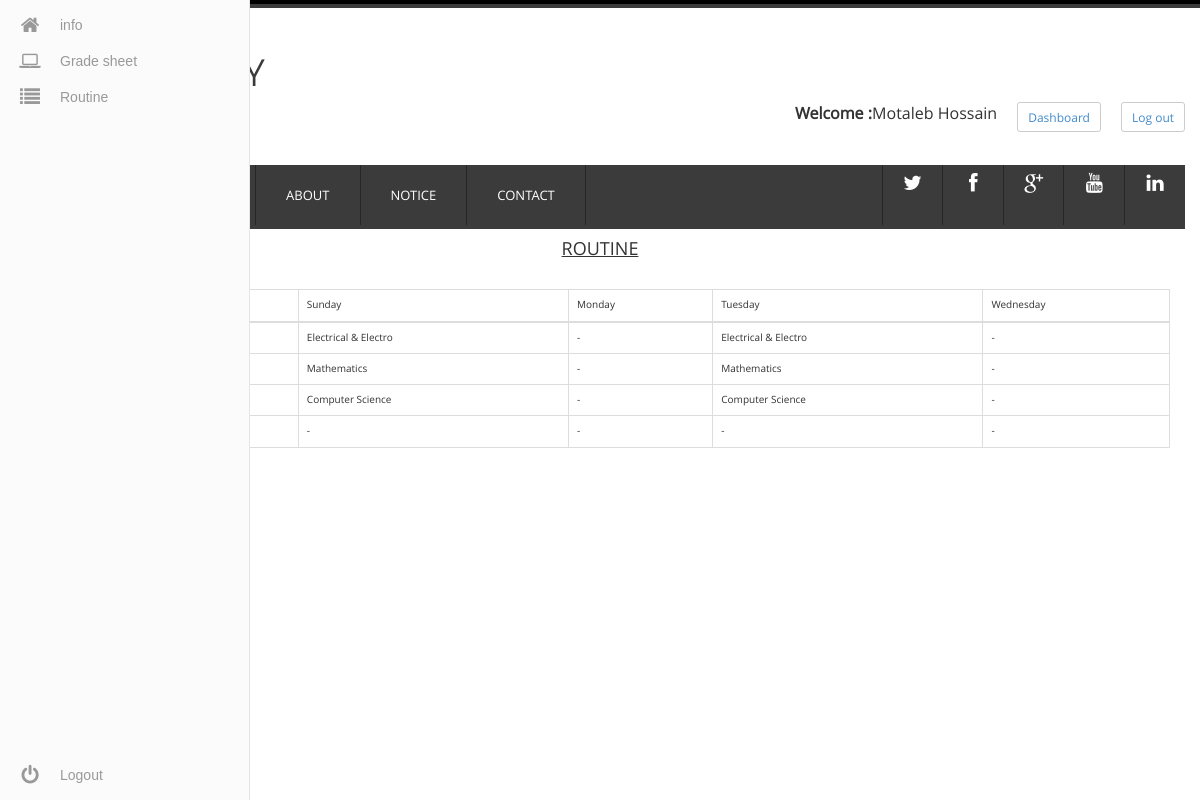
Screenshot of /includes/routine-std.php?stdid=10 (signed in) with the database file from the repository.
### tables this page shows
CREATE TABLE `routine` (
  `std_id` int(11) NOT NULL,
  `sub` varchar(20) NOT NULL,
  `day` varchar(20) NOT NULL,
  `time` varchar(20) NOT NULL
);

### includes/routine-std.php (the view)
<?php
include_once 'database.php';
include_once 'headerInside.php';
$id = $_REQUEST['stdid'];
$id = $id;
include_once 'sidebar.php';
     $t11='-'; $t12='-'; $t21='-'; $t22='-'; $t31='-'; $t32='-'; $t41='-'; $t42='-';
              $query = "SELECT * FROM routine WHERE std_id = $id";
                $run = mysqli_query($conn,$query);
                while($rslt= mysqli_fetch_assoc($run)){
                    if ($rslt['day']==='sun')
                    {
                        if($rslt['time']==='9am'){ $t11 = $rslt['sub']; }
                        else if($rslt['time']==='11am'){ $t21 = $rslt['sub']; }
                        else if($rslt['time']==='1pm'){ $t31 = $rslt['sub']; }
                        else if($rslt['time']==='3pm'){ $t41 = $rslt['sub']; }
                    }
                    else {
                        if($rslt['time']==='9am'){ $t12 = $rslt['sub']; }
                        else if($rslt['time']==='11am'){ $t22 = $rslt['sub']; }
                        else if($rslt['time']==='1pm'){ $t32 = $rslt['sub']; }
                        else if($rslt['time']==='3pm'){ $t42 = $rslt['sub']; }
                    }
                }
?>
    <head>
        <link rel="stylesheet" href="../css/header.css">
    </head>
    <div class="container">
            <h4 style="text-align: center; padding-bottom: 20px; text-decoration: underline; ">
                            ROUTINE </h4>
    <div class="row">
        <div class="col-lg-12">
            <table class="table table-bordered">
                <thead class="th1">
                    <tr>
                <td>TIME/DAY</td>
                <td>Sunday</td>
                <td>Monday</td>
                <td>Tuesday</td>
                <td>Wednesday</td>
                    </tr>
                </thead>
                <tr>
                <td class="th1">09.00AM-11.00AM</td>
                <td name="t11"> <?php echo $t11; ?> </td>
                <td name="t12"> <?php echo $t12; ?></td>
                <td name="t13"> <?php echo $t11; ?></td>
                <td name="t14"> <?php echo $t12; ?></td>
                </tr>
                <tr>
                <td class="th1">11.00AM-01.00PM</td>
                <td name="t21"> <?php echo $t21; ?></td>
                <td name="t22"> <?php echo $t22; ?></td>
                <td name="t23"> <?php echo $t21; ?></td>
                <td name="t24"> <?php echo $t22; ?></td>
                </tr>
                <tr>
                <td class="th1">01.00PM-03.00PM</td>
                <td name="t31"> <?php echo $t31; ?></td>
                <td name="t32"> <?php echo $t32; ?></td>
                <td name="t33"> <?php echo $t31; ?></td>
                <td name="t34"> <?php echo $t32; ?></td>
                </tr>
                <tr>
                <td class="th1">03.00PM-05.00PM</td>
                <td name="t41"> <?php echo $t41; ?></td>
                <td name="t42"> <?php echo $t42; ?></td>
                <td name="t43"> <?php echo $t41; ?></td>
                <td name="t44"> <?php echo $t42; ?></td>
                </tr>
            </table>
        </div>
    </div>
</div>

### css/style.css (style rules this page uses)
body { font-family: 'open_sansregular'; background:#ffffff; font-size: 100%; }

### css/header.css (style rules this page uses)
* { margin-top: 0; padding: 0; text-decoration: none; list-style: none; }

### rows the page displays
routine: sub "Electrical & Electro"
routine: sub "Mathematics"
routine: sub "Computer Science"

### other values shown
$_SESSION['uname'] "Motaleb Hossain"
$t12 "-"
$t22 "-"
$t32 "-"
$t41 "-"
$t42 "-"
